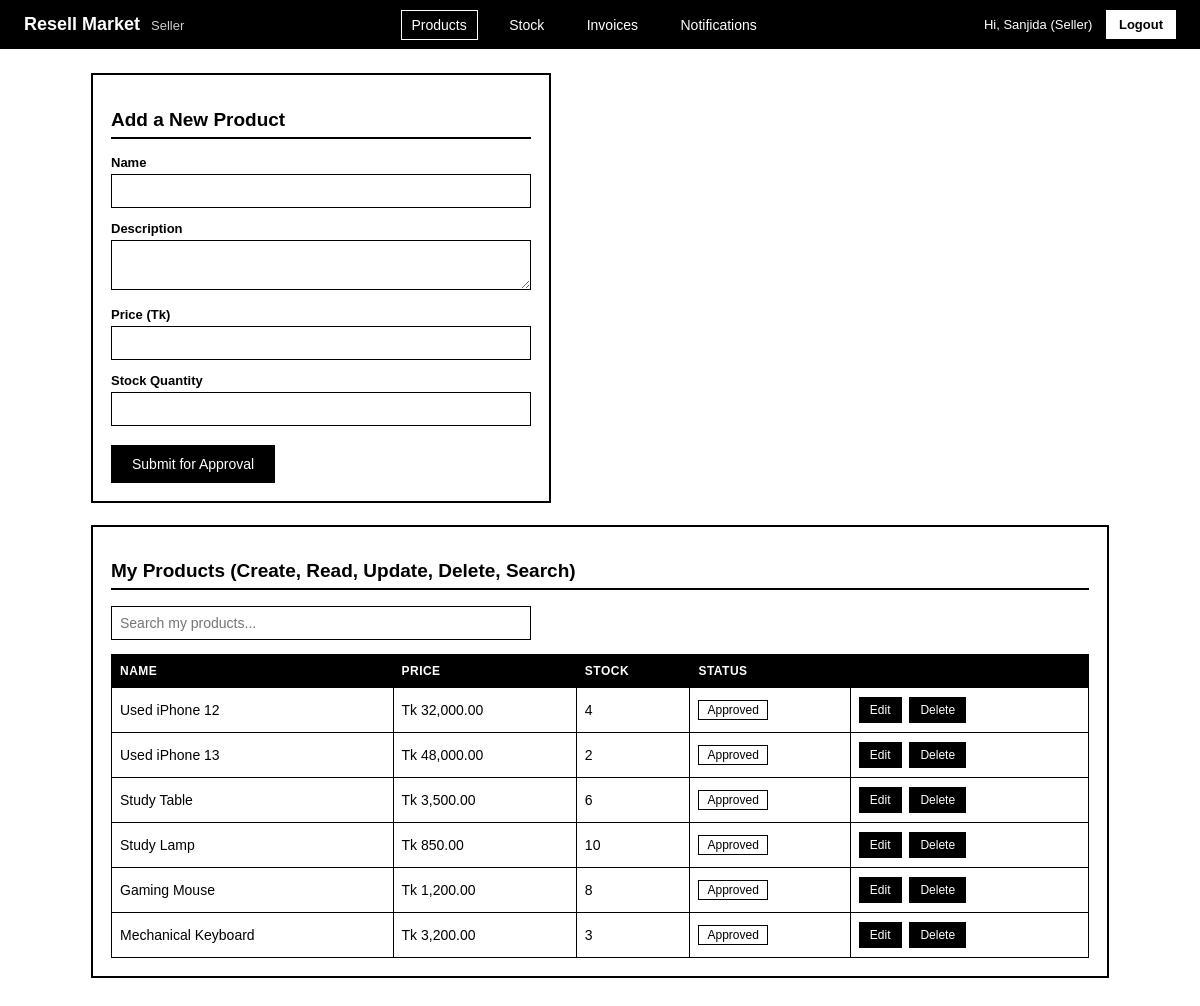
The page /index.php?page=seller (signed in) on the database its author committed.
### tables this page shows
CREATE TABLE products (
    id INT AUTO_INCREMENT PRIMARY KEY,
    seller_id INT NOT NULL,
    name VARCHAR(150) NOT NULL,
    description TEXT,
    price DECIMAL(10,2) NOT NULL,
    stock_qty INT NOT NULL DEFAULT 0,
    status ENUM('pending','approved','rejected') NOT NULL DEFAULT 'pending',
    created_at TIMESTAMP DEFAULT CURRENT_TIMESTAMP,
    FOREIGN KEY (seller_id) REFERENCES users(id) ON DELETE CASCADE
);

### controllers/seller_controller.php (called while the page is built, shortened)
<?php
$sellerId = (int)$_SESSION['user_id'];
$editProduct = null;
$searchTerm = trim($_GET['q'] ?? '');
$products = $searchTerm !== '' ? product_search_by_seller($conn, $sellerId, $searchTerm) : product_list_by_seller($conn, $sellerId);
$oldValues = $_SESSION['product_old'] ?? $editProduct ?? ['id' => 0, 'name' => '', 'description' => '', 'price' => '', 'stock_qty' => ''];
require __DIR__ . '/../views/seller/dashboard.php';
?>

### helpers/helpers.php (called while the page is built, shortened)
<?php
function esc(?string $text): string {
    return htmlspecialchars($text ?? '', ENT_QUOTES, 'UTF-8');
}
function csrf_token(): string {
    return $_SESSION['csrf_token'];
}
function csrf_url(): string {
    return 'csrf_token=' . urlencode(csrf_token());
}
?>

### models/product_model.php (called while the page is built, shortened)
<?php
function product_list_by_seller($conn, int $sellerId) {
    $sql  = "SELECT * FROM products WHERE seller_id = ? ORDER BY created_at DESC";
    $stmt = mysqli_prepare($conn, $sql);
    mysqli_stmt_bind_param($stmt, "i", $sellerId);
    mysqli_stmt_execute($stmt);
    return mysqli_stmt_get_result($stmt);
}
?>

### views/seller/dashboard.php (the view, shortened to what this page needs)
<?php
require __DIR__ . '/../partials/header.php';
?>
<div class="box" style="max-width:460px">
    <h2><?= $editProduct ? 'Edit Product' : 'Add a New Product' ?></h2>
    <form id="productForm" method="post" action="index.php?page=seller&action=save"
          onsubmit="return validateForm(this, {
              name:      [{type:'required', message:'Product name is required.'}],
              price:     [{type:'required', message:'Price is required.'}, {type:'number', message:'Price must be a number.'}],
              stock_qty: [{type:'required', message:'Stock quantity is required.'}, {type:'number', message:'Stock must be a number.'}]
          });">
        <div class="form-group"><label>Name</label><input type="text" name="name" value="<?= esc($oldValues['name']) ?>"></div>
        <div class="form-group"><label>Description</label><textarea name="description" rows="2"><?= esc($oldValues['description']) ?></textarea></div>
        <div class="form-group"><label>Price (<?= CURRENCY ?>)</label><input type="text" name="price" value="<?= esc((string)$oldValues['price']) ?>"></div>
        <div class="form-group"><label>Stock Quantity</label><input type="text" name="stock_qty" value="<?= esc((string)$oldValues['stock_qty']) ?>"></div>
        <button class="btn-primary" type="submit"><?= $editProduct ? 'Save Changes' : 'Submit for Approval' ?></button>
    </form>
</div>
<div class="box">
    <h2>My Products (Create, Read, Update, Delete, Search)</h2>
    <div class="search-wrap" style="position:static">
        <input type="text" id="productSearch" placeholder="Search my products..." value="<?= esc($searchTerm) ?>">
    </div>
    <table>
        <thead><tr><th>Name</th><th>Price</th><th>Stock</th><th>Status</th><th></th></tr></thead>
        <tbody id="productTableBody">
        <?php if ($products && mysqli_num_rows($products) > 0): ?>
            <?php while ($p = mysqli_fetch_assoc($products)): ?>
                <tr>
                    <td><?= esc($p['name']) ?></td>
                    <td><?= CURRENCY ?> <?= number_format((float)$p['price'], 2) ?></td>
                    <td><?= (int)$p['stock_qty'] ?></td>
                    <td><span class="badge"><?= ucfirst($p['status']) ?></span></td>
                    <td>
                        <a class="btn-sm" href="index.php?page=seller&action=edit&id=<?= (int)$p['id'] ?>">Edit</a>
                        <a class="btn-sm" href="index.php?page=seller&action=delete&id=<?= (int)$p['id'] ?>&<?= csrf_url() ?>" onclick="return confirm('Delete this product?');">Delete</a>
                    </td>
                </tr>
            <?php endwhile; ?>
        <?php else: ?>
            <tr><td colspan="5">You haven't listed any products yet.</td></tr>
        <?php endif; ?>
        </tbody>
    </table>
</div>
<?php require __DIR__ . '/../partials/footer.php'; ?>

### assets/css/style.css (style rules this page uses)
* { box-sizing: border-box; }
body { font-family: Arial, sans-serif; background: #ffffff; color: #000000; margin: 0; }
a { color: #000000; }
h1, h2, h3 { color: #000000; }
h2 { font-size: 19px; border-bottom: 2px solid #000000; padding-bottom: 6px; }
.box { background: #ffffff; border: 2px solid #000000; padding: 18px; margin-bottom: 22px; }
table { width: 100%; border-collapse: collapse; font-size: 14px; }
th, td { text-align: left; padding: 9px 8px; border: 1px solid #000000; }
th { background: #000000; color: #ffffff; font-size: 12px; text-transform: uppercase; letter-spacing: 0.04em; }
.badge { display: inline-block; padding: 2px 8px; border: 1px solid #000000; font-size: 12px; }
.btn-sm, .btn-primary { display: inline-block; background: #000000; color: #ffffff; border: 1px solid #000000; padding: 5px 10px; font-size: 12px; text-decoration: none; cursor: pointer; margin-right: 4px; }
.btn-primary { padding: 10px 20px; font-size: 14px; margin-top: 6px; }
.form-group { margin-bottom: 13px; }
.form-group label { display: block; font-size: 13px; font-weight: bold; margin-bottom: 4px; }
.form-group input, .form-group select, .form-group textarea { width: 100%; padding: 8px; border: 1px solid #000000; font-size: 14px; background: #ffffff; color: #000000; }
.search-wrap { position: relative; max-width: 420px; margin-bottom: 14px; }
.search-wrap input { width: 100%; padding: 8px; border: 1px solid #000000; box-sizing: border-box; font-size: 14px; }

### rows shown on the page
products: name "Used iPhone 12", price "32,000.00", stock_qty "4", status "Approved"
products: name "Used iPhone 13", price "48,000.00", stock_qty "2", status "Approved"
products: name "Study Table", price "3,500.00", stock_qty "6", status "Approved"
products: name "Study Lamp", price "850.00", stock_qty "10", status "Approved"
products: name "Gaming Mouse", price "1,200.00", stock_qty "8", status "Approved"
products: name "Mechanical Keyboard", price "3,200.00", stock_qty "3", status "Approved"

### other values the page prints
$role "Seller"
$_SESSION['full_name'] "Sanjida (Seller)"
CURRENCY "Tk"
